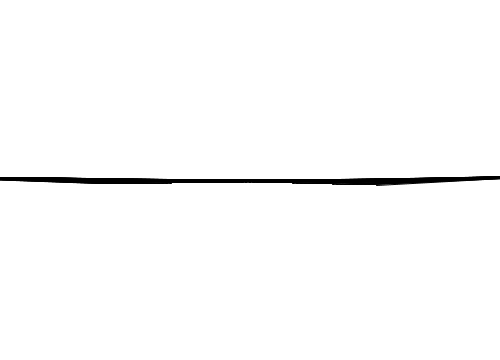
Frame 1 (no input)
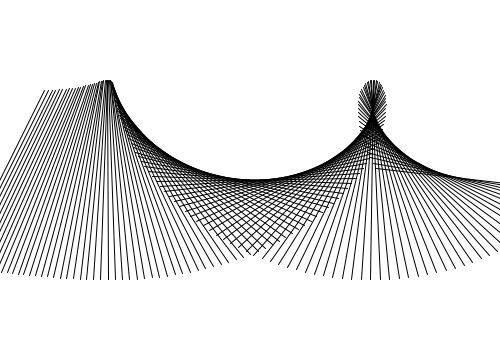
Frame 60 (the mouse pressed at the canvas centre just before this capture)
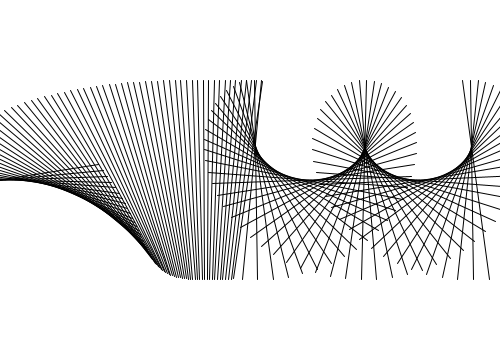
Frame 120 (the mouse held since frame 60 and released just before this capture)

The Processing sketch that drew these frames (run headless with seeded random() and noise(); from frame 60 on, the mouse is pressed at the canvas centre):

// Processing sketch: spinlines
// ── spinlines.pde
int num = 120;
aLine[] lines = new aLine[num];
void setup(){
  size(500,360);
  fill(255);

  for (int i=0; i<num;i++){
    lines[i] = new aLine(new PVector(i*(width/num), height/2));
  }
  }

void draw(){
  background(255);
  stroke(0);
  for (int j=0; j<lines.length;j++){
    lines[j].run();
  }
}

void mouseClicked(){
    for (int j=0; j<lines.length;j++){
    lines[j].reset();
  }
}
// ── aLine.pde
class aLine
{
  PVector loc;
  float angle=0;  
  aLine(PVector loc_)
  {
    loc = loc_;
  }

  void run()
  {
    update();
    display();
  }  
  
  void update()
  {
    float d=dist(loc.x, loc.y, mouseX, mouseY);
    float maxDist = dist (0,0, width/2, height/2);
    angle = angle+map(d,0, maxDist, 0.08, 0.001);
  }
  
  
  void display()
  {
    rectMode(CENTER);
    pushMatrix();
    
    translate(loc.x, loc.y);
    rotate(angle);
    line(-100,0,100,0);
    popMatrix();
  }
  
  void reset(){
    angle = 0;
  }
}
